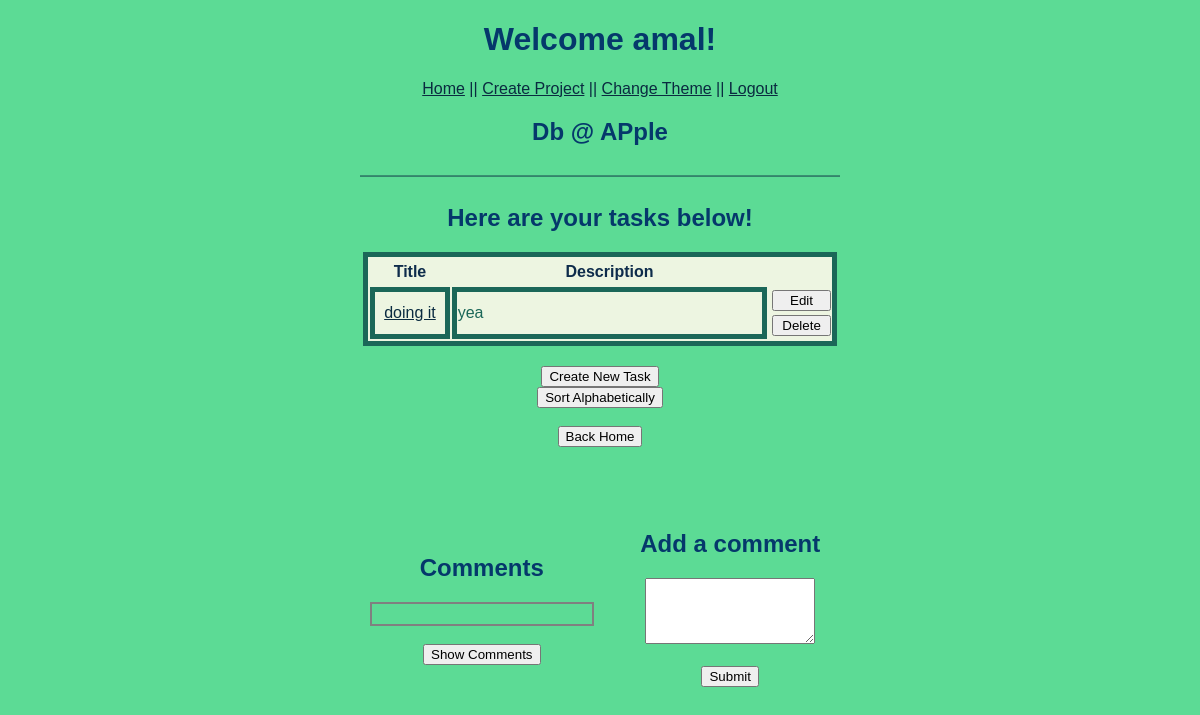
The page /view_project/1/hidec (signed in) on the database its author committed.
### models.py (models this page shows, shortened)
class Project(db.Model):
    id = db.Column('id', db.Integer, primary_key = True)
    title = db.Column('title', db.String(200))
    detail = db.Column('detail', db.String(1000))
    company_name = db.Column('company_name', db.String(100))
    img_name = db.Column('img', db.String(100))
    user_id = db.Column(db.Integer, db.ForeignKey("user.id"), nullable=False)

class Task(db.Model):
    id = db.Column('id', db.Integer, primary_key = True)
    project_id = db.Column(db.Integer, db.ForeignKey('project.id'), nullable=False)
    title = db.Column('title', db.String(200))
    description = db.Column('description', db.String(1000))

### app.py (the view)
@app.route('/view_project/<project_id>/hidec')
def get_projecthidec(project_id):
    if session.get('user'):
        my_project = find_project_by_id(project_id)
        tasks = find_tasks_by_project(project_id)
        comments = find_comments_by_project(project_id)
        return render_template('view_project_hidec.html', project=my_project, user=session['user'], proj_tasks=tasks, theme=session['user_theme'], project_comments=comments)
    return redirect(url_for('login'))

### models.py (called while the page is built)
def find_project_by_id(p_id):
    return db.session.query(Project).filter_by(id = p_id).one()

def find_tasks_by_project(p_id):
    return db.session.query(Task).filter_by(project_id = p_id).all()

def find_comments_by_project(p_id):
    return db.session.query(Project_Comment).filter_by(project_id = p_id).all()

### templates/view_project_hidec.html (shortened to what this page needs)
<!DOCTYPE html>
<html lang="en">
<head>
    {% if theme == 1 %}
    <link rel="stylesheet" href="{{ url_for('static', filename='main.css')}}">
    {% elif theme == 3 %}
    <link rel="stylesheet" href="{{ url_for('static', filename='third.css')}}">
    {% else %}
    <link rel="stylesheet" href="{{ url_for('static', filename='second.css')}}">
    {% endif %}
</head>
<body>
    <h1>Welcome {{user}}!</h1>
    <nav>
        <a href="{{ url_for('index') }}">Home</a> <span class="nav-spacing">||</span>
        <a href="{{ url_for('new_project') }}">Create Project</a> <span class="nav-spacing">||</span>
        <a href="{{ url_for('change_style', theme_id=theme) }}" method="get">Change Theme</a> <span
            class="nav-spacing">||</span>
        <a href="{{ url_for('logout') }}">Logout</a>
    </nav>
    <div class="projectView">
        <h2>{{project.title}} @ {{project.company_name}}</h2>
        <a>⎯⎯⎯⎯⎯⎯⎯⎯⎯⎯⎯⎯⎯⎯⎯⎯⎯⎯⎯⎯⎯⎯⎯⎯⎯⎯⎯⎯⎯⎯⎯⎯⎯⎯⎯⎯⎯⎯⎯⎯⎯⎯⎯⎯⎯⎯⎯⎯⎯⎯⎯⎯⎯⎯⎯⎯⎯⎯⎯⎯</a>
    </div>
    <div class="table-header">
        <h2>Here are your tasks below!</h2>
    </div>
    <div class="box">
        <table class="insideBox">
            {% if proj_tasks != [] %}
            <tr>
                <td>
                    <h3>Title</h3>
                </td>
                <td>
                    <h3>Description</h3>
                </td>
            </tr>
            {% for task in proj_tasks%}
            <tr>
                <td class="tableRow"><a
                        href="{{ url_for('view_task', project_id=project.id, t_id=task.id)}}">{{task.title}}</a></td>
                <td class="tableRow3">{{task.description}}</td>
                <td>
                    <form action="{{url_for('edit_task',project_id=project.id,t_id=task.id)}}" method="get">
                        <input type="submit" value="Edit">
                    </form>
                    <form action="{{url_for('delete_task',project_id=project.id,t_id=task.id)}}" method="post">
                        <input type="submit" value="Delete">
                    </form>
                </td>
            </tr>
            {% endfor %}
            {% else %}
            <tr>
                <h3>No tasks to display.</h3>
            </tr>
            {% endif %}
        </table>
        <div class="projectView">
            <form action="{{ url_for('new_task', project_id=project.id)}}">
                <input type="submit" value="Create New Task">
            </form>
            <form action="{{url_for('tsort', project_id=project.id)}}">
                <input type="submit" value="Sort Alphabetically">
            </form><br>
            <form action="{{ url_for('index')}}" method="get">
                <input type="submit" value="Back Home">
            </form>
        </div>
    </div>
    <div class='parent'>
        <div class='child'>
            <h2>
                <nav>Comments</nav>
            </h2>
            <div class="commentsBox">
            </div>
            <form action="{{ url_for('get_project', project_id=project.id)}}" method="get">
                <br>
                <nav><input type="submit" value="Show Comments"></nav>
            </form>
        </div>
        <div class='child2'>
            <form action="{{ url_for('project_comment', project_id=project.id) }}" method="post">
                <div>
                    <h2 class="title">Add a comment</h2>
                    <textarea name="comment" rows="4" cols="0"></textarea><br><br>
                    <input type="submit" value="Submit">
                </div>
            </form>
        </div>
    </div>
</body>
</html>

### static/main.css (style rules this page uses)
* { font-family: 'Gill Sans', 'Gill Sans MT', Calibri, 'Trebuchet MS', sans-serif; }
h1 { color:#05386B; text-align: center; }
h2 { color: #05386B; }
h3 { color:#0e2c4b; font-size: 16px; }
body { background:#5CDB95; }
a, .nav-spacing { color: inherit; color: #0a2b40; }
nav { text-align: center; }
.box { color: #1b6758; width: 40%; text-align: center; margin: 0px auto; }
.table-header { text-align: center; margin: 0px auto; }
.insideBox { background-color: #edf5e1; text-align: left; border: 5px solid; margin-bottom: 20px; width: 100%; }
.insideBox h3 { text-align: center; margin: 3px; }
.tableRow { border: 5px solid #1b6758; width: 5em; text-align: center; }
.tableRow3 { border: 5px solid #1b6758; width: 25em; }
.insideBox input[type=submit] { margin: 2px; width: 100%; }
.projectView { text-align: center; }
.commentsBox { border: 2px solid gray; padding-bottom: 20px; width: 200px; padding-right: 20px; margin: 0px auto; }
form div { margin: 2px auto; width: 200px; }
.parent { margin: 1rem; padding: 2rem 2rem; text-align: center; }
.child { display: inline-block; padding: 1rem 1rem; vertical-align: middle; text-align: left; }
.child2 { display: inline-block; padding: 1rem 1rem; vertical-align: middle; }

### rows shown on the page
Project: title "Db", company_name "APple"
Task: title "doing it", description "yea"

### other values the page prints
{{ user }} "amal"
